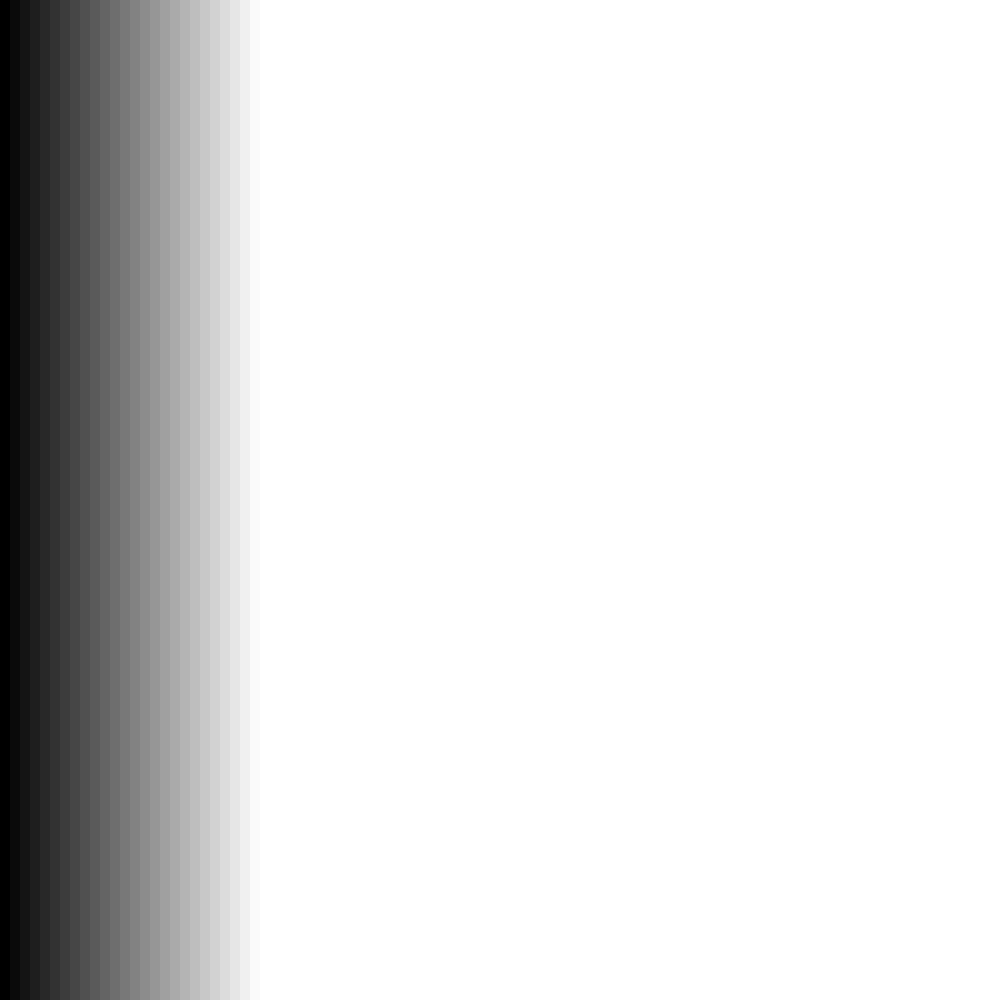
Frame 1 (no input)
Frame 60 (the mouse pressed at the canvas centre just before this capture): identical to frame 1, image omitted
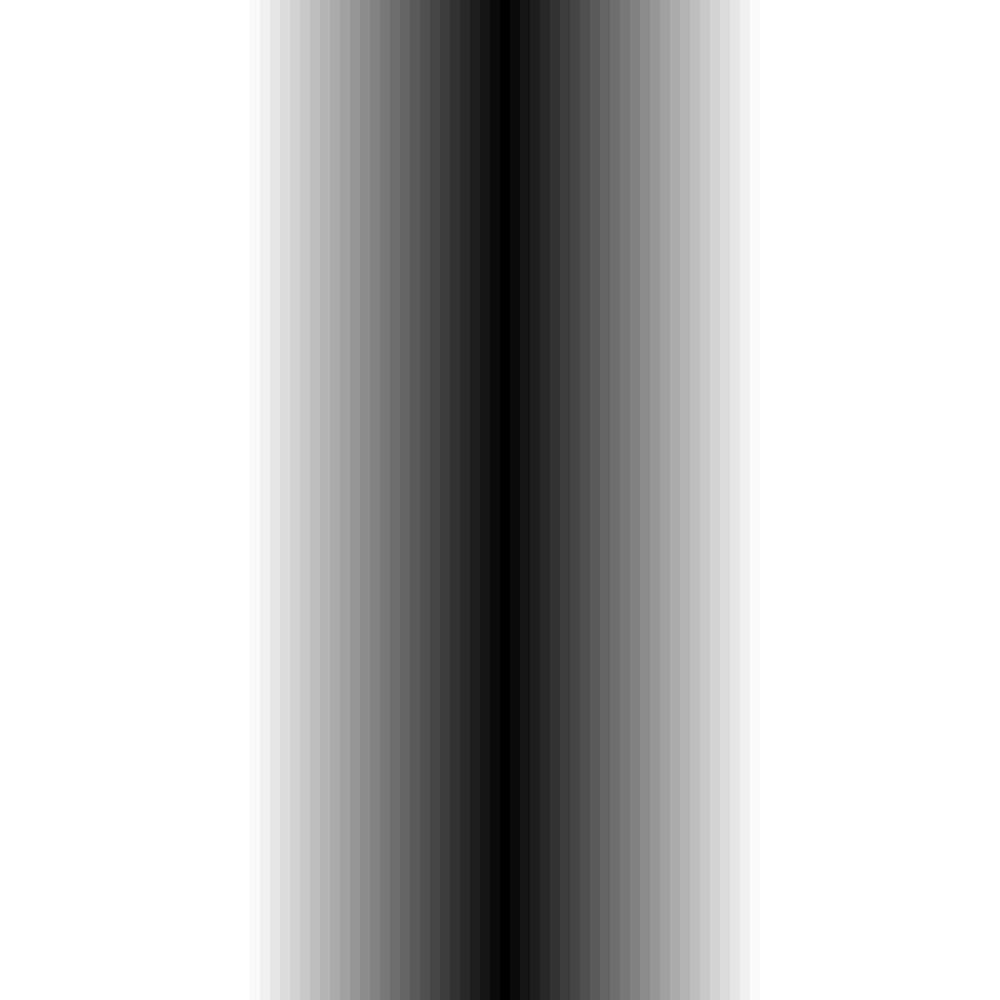
Frame 120 (the mouse held since frame 60 and released just before this capture)

The Processing sketch that drew these frames (run headless with seeded random() and noise(); from frame 60 on, the mouse is pressed at the canvas centre):

// Processing sketch: Gradiant_animation
// ── Gradiant_animation.pde
void setup(){
    size(1000,1000);
}
void draw(){
 int i=0;
 
 while (i<width+50) {
   noStroke();
   float distance=abs(mouseX-i);
   fill(distance);   
   rect(i,0,1000,height);
   i+=10;
 }
}
